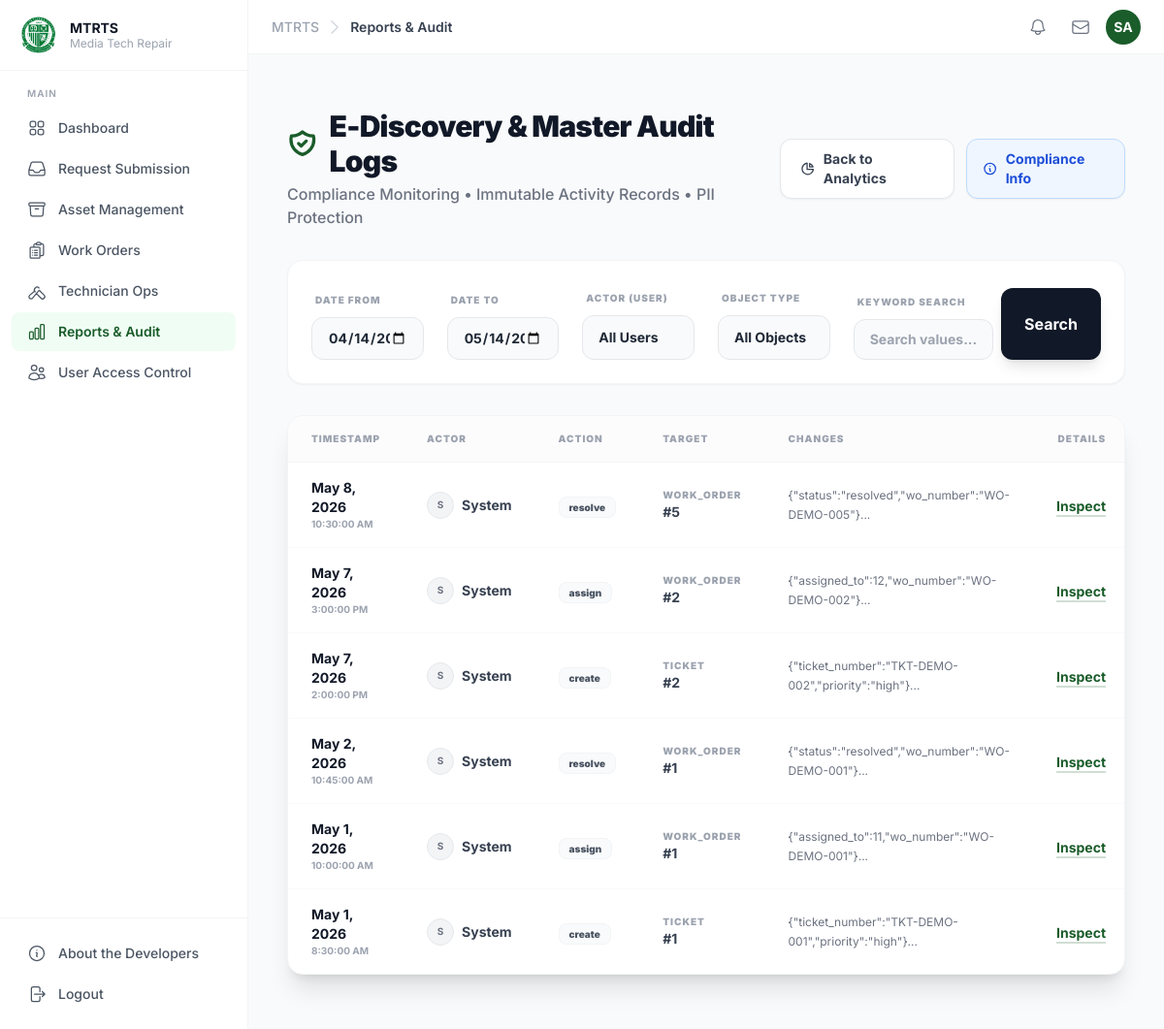
The app's page /modules/reports/audit.php (signed in) with its own data.
### tables this page shows
CREATE TABLE audit_log (
  log_id      BIGINT        PRIMARY KEY AUTO_INCREMENT,
  user_id     INT           NULL,
  action      VARCHAR(50)   NOT NULL,
  object_type VARCHAR(50)   NOT NULL,
  object_id   INT           NULL,
  old_values  JSON          NULL,
  new_values  JSON          NULL,
  ip_address  VARCHAR(45)   NULL,
  user_agent  VARCHAR(500)  NULL,
  created_at  DATETIME      NOT NULL DEFAULT CURRENT_TIMESTAMP,

  FOREIGN KEY (user_id) REFERENCES users(user_id)
);

### modules/reports/audit.php (called while the page is built, shortened)
<?php
require_once __DIR__ . '/../../config/db.php';
require_once __DIR__ . '/scope.php';
$f = [
    'user_id'     => $_GET['user_id']     ?? '',
    'object_type' => $_GET['object_type'] ?? '',
    'date_from'   => $_GET['date_from']   ?? date('Y-m-d', strtotime('-30 days')),
    'date_to'     => $_GET['date_to']     ?? date('Y-m-d'),
    'q'           => $_GET['q']           ?? '',
];
$page = (int)($_GET['page'] ?? 1);
$per  = 50;
$viewer_id   = (int)$_SESSION['user_id'];
$viewer_role = (int)$_SESSION['role_id'];
$scope = resolve_report_scope($pdo, $viewer_id, $viewer_role, [
    'department_id' => $_GET['department_id'] ?? null,
    'building'      => $_GET['building']      ?? null,
]);
$logs = get_audit_logs($pdo, $f, $page, $per, $scope, $viewer_id);
require __DIR__ . '/audit.view.php';
require_once __DIR__ . '/../../includes/footer.php';

### modules/reports/scope.php (called while the page is built, shortened)
<?php
function resolve_report_scope(PDO $pdo, int $user_id, int $role_id, array $f): array {
    $scope = [];
    if (in_array($role_id, [1, 8], true)) {
        return $scope;
    }
    $scope['assigned_to'] = $user_id;
    return $scope;
}

### modules/reports/functions.php (called while the page is built, shortened)
<?php
require_once __DIR__ . '/scope.php';
function get_audit_logs(PDO $pdo, array $f = [], int $page = 1, int $per = 20, array $scope = [], ?int $viewer_id = null): array {
    $where = ["1=1"];
    $params = [];
    if (!empty($f['date_from'])) {
        $where[] = "l.created_at >= ?";
        $params[] = $f['date_from'] . ' 00:00:00';
    }
    if (!empty($f['date_to'])) {
        $where[] = "l.created_at <= ?";
        $params[] = $f['date_to'] . ' 23:59:59';
    }
    _audit_rls_clause($scope, $viewer_id, $where, $params);
    $where_str = implode(" AND ", $where);
    $offset = ($page - 1) * $per;
    $stmt = $pdo->prepare("
        SELECT l.*, u.full_name as user_name
        FROM audit_log l
        LEFT JOIN users u ON l.user_id = u.user_id
        WHERE $where_str
        ORDER BY l.created_at DESC
        LIMIT $per OFFSET $offset
    ");
    $stmt->execute($params);
    $logs = $stmt->fetchAll(PDO::FETCH_ASSOC);
    $bypass_pii = isset($_SESSION['role_id']) && in_array((int)$_SESSION['role_id'], [1, 8], true);
    return $logs;
}

### modules/reports/audit.view.php (the view, shortened to what this page needs)
<div class="max-w-[1600px] mx-auto px-4 py-8">
    <div class="flex justify-between items-center mb-8">
        <div>
            <h1 class="text-3xl font-black text-gray-900 tracking-tight flex items-center gap-3">
                E-Discovery & Master Audit Logs
            </h1>
            <p class="text-gray-500 mt-1 font-medium">Compliance Monitoring • Immutable Activity Records • PII Protection</p>
        </div>
        <div class="flex gap-3">
            <a href="<?= BASE_URL ?>modules/reports/index.php" class="bg-white border border-gray-200 text-gray-700 hover:bg-gray-50 px-5 py-2.5 rounded-xl text-sm font-bold flex items-center gap-2 shadow-sm transition-all hover:shadow-md">
                Back to Analytics
            </a>
            <div class="relative group/tooltip">
                <div class="bg-blue-50 text-blue-700 border border-blue-200 px-4 py-2.5 rounded-xl text-sm font-bold flex items-center gap-2 cursor-help shadow-sm">
                    <svg class="w-4 h-4" fill="none" stroke="currentColor" viewBox="0 0 24 24"><path stroke-linecap="round" stroke-linejoin="round" stroke-width="2" d="M13 16h-1v-4h-1m1-4h.01M21 12a9 9 0 11-18 0 9 9 0 0118 0z"></path></svg>
                    Compliance Info
                </div>
            </div>
        </div>
    </div>
    <div class="bg-white rounded-2xl shadow-sm border border-gray-100 p-6 mb-8">
        <form method="GET" class="grid grid-cols-1 md:grid-cols-4 lg:grid-cols-6 gap-6 items-end">
            <div class="space-y-2">
                <label class="text-[10px] font-black text-gray-400 uppercase tracking-widest ml-1">Date From</label>
                <input type="date" name="date_from" value="<?= $f['date_from'] ?>" class="w-full bg-gray-50 border border-gray-200 rounded-xl px-4 py-2.5 text-sm font-bold focus:ring-2 focus:ring-[#1a5c2a] outline-none">
            </div>
            <div class="space-y-2">
                <label class="text-[10px] font-black text-gray-400 uppercase tracking-widest ml-1">Date To</label>
                <input type="date" name="date_to" value="<?= $f['date_to'] ?>" class="w-full bg-gray-50 border border-gray-200 rounded-xl px-4 py-2.5 text-sm font-bold focus:ring-2 focus:ring-[#1a5c2a] outline-none">
            </div>
            <div class="space-y-2">
                <label class="text-[10px] font-black text-gray-400 uppercase tracking-widest ml-1">Actor (User)</label>
                <select name="user_id" class="w-full bg-gray-50 border border-gray-200 rounded-xl px-4 py-3 text-sm font-bold focus:ring-2 focus:ring-[#1a5c2a] outline-none appearance-none">
                    <option value="">All Users</option>
                </select>
            </div>
            <div class="space-y-2">
                <label class="text-[10px] font-black text-gray-400 uppercase tracking-widest ml-1">Object Type</label>
                <select name="object_type" class="w-full bg-gray-50 border border-gray-200 rounded-xl px-4 py-3 text-sm font-bold focus:ring-2 focus:ring-[#1a5c2a] outline-none appearance-none">
                    <option value="">All Objects</option>
                </select>
            </div>
            <div class="lg:col-span-2 flex gap-2">
                <div class="flex-1 space-y-2">
                    <label class="text-[10px] font-black text-gray-400 uppercase tracking-widest ml-1">Keyword Search</label>
                    <input type="text" name="q" value="<?= htmlspecialchars($f['q']) ?>" placeholder="Search values..." class="w-full bg-gray-50 border border-gray-200 rounded-xl px-4 py-2.5 text-sm font-bold focus:ring-2 focus:ring-[#1a5c2a] outline-none">
                </div>
                <button type="submit" class="bg-gray-900 text-white px-6 py-2.5 rounded-xl font-bold hover:bg-black transition-all shadow-lg hover:-translate-y-0.5">
                    Search
                </button>
            </div>
        </form>
    </div>
    <div class="bg-white rounded-2xl shadow-xl border border-gray-100 overflow-hidden">
        <div class="overflow-x-auto">
            <table class="w-full text-left border-collapse">
                <thead>
                    <tr class="bg-gray-50/50 border-b border-gray-100">
                        <th class="px-6 py-4 text-[10px] font-black text-gray-400 uppercase tracking-widest">Timestamp</th>
                        <th class="px-6 py-4 text-[10px] font-black text-gray-400 uppercase tracking-widest">Actor</th>
                        <th class="px-6 py-4 text-[10px] font-black text-gray-400 uppercase tracking-widest">Action</th>
                        <th class="px-6 py-4 text-[10px] font-black text-gray-400 uppercase tracking-widest">Target</th>
                        <th class="px-6 py-4 text-[10px] font-black text-gray-400 uppercase tracking-widest">Changes</th>
                        <th class="px-6 py-4 text-[10px] font-black text-gray-400 uppercase tracking-widest text-right">Details</th>
                    </tr>
                </thead>
                <tbody class="divide-y divide-gray-50">
                    <?php foreach ($logs as $log): ?>
                        <tr class="hover:bg-gray-50/50 transition-colors">
                            <td class="px-6 py-4">
                                <p class="text-sm font-bold text-gray-900"><?= date('M j, Y', strtotime($log['created_at'])) ?></p>
                                <p class="text-[10px] text-gray-400 font-bold"><?= date('g:i:s A', strtotime($log['created_at'])) ?></p>
                            </td>
                            <td class="px-6 py-4">
                                <div class="flex items-center gap-2">
                                    <div class="w-7 h-7 rounded-full bg-gray-100 border border-gray-200 flex items-center justify-center text-[10px] font-bold text-gray-500">
                                        <?= substr($log['user_name'] ?? 'SYS', 0, 1) ?>
                                    </div>
                                    <span class="text-sm font-bold text-gray-700"><?= htmlspecialchars($log['user_name'] ?? 'System') ?></span>
                                </div>
                            </td>
                            <td class="px-6 py-4">
                                <?php
                                    $action_cls = match($log['action']) {
                                        'CREATE'   => 'bg-green-50 text-green-700 border-green-100',
                                        'UPDATE'   => 'bg-blue-50 text-blue-700 border-blue-100',
                                        'DELETE'   => 'bg-red-50 text-red-700 border-red-100',
                                        'USE_PART' => 'bg-purple-50 text-purple-700 border-purple-100',
                                        default    => 'bg-gray-50 text-gray-600 border-gray-100'
                                    };
                                ?>
                                <span class="px-2.5 py-1 rounded-lg text-[10px] font-black border <?= $action_cls ?>">
                                    <?= $log['action'] ?>
                                </span>
                            </td>
                            <td class="px-6 py-4">
                                <div class="flex flex-col">
                                    <span class="text-[10px] font-black text-gray-400 uppercase tracking-widest"><?= $log['object_type'] ?></span>
                                    <span class="text-sm font-bold text-gray-700">#<?= $log['object_id'] ?></span>
                                </div>
                            </td>
                            <td class="px-6 py-4 max-w-xs">
                                <div class="text-xs text-gray-500 line-clamp-2 leading-relaxed">
                                    <?php if ($log['new_values']): ?>
                                        <?= htmlspecialchars(substr($log['new_values'], 0, 100)) ?>...
                                    <?php else: ?>
                                        <span class="italic text-gray-300">No data payload</span>
                                    <?php endif; ?>
                                </div>
                            </td>
                            <td class="px-6 py-4 text-right">
                                <button onclick="viewLogDetails(<?= htmlspecialchars(json_encode($log)) ?>)" class="text-[#1a5c2a] hover:text-black font-bold text-sm underline underline-offset-4 decoration-2 decoration-[#1a5c2a]/20">Inspect</button>
                            </td>
                        </tr>
                    <?php endforeach; ?>
                </tbody>
            </table>
        </div>
    </div>
</div>

### public/assets/css/typography.css (style rules this page uses)
*, *::before, *::after { font-family: 'Inter', ui-sans-serif, system-ui, -apple-system, sans-serif; }

### records on screen
audit_log: created_at "May 8, 2026", created_at "10:30:00 AM", user_name "S", user_name "System", action "resolve", object_type "WORK_ORDER", object "5", new_values "{\"status\":\"resolved\",\"wo_number\":\"WO-DEMO-005\"}"
audit_log: created_at "May 7, 2026", created_at "3:00:00 PM", user_name "S", user_name "System", action "assign", object_type "WORK_ORDER", object "2", new_values "{\"assigned_to\":12,\"wo_number\":\"WO-DEMO-002\"}"
audit_log: created_at "May 7, 2026", created_at "2:00:00 PM", user_name "S", user_name "System", action "create", object_type "TICKET", object "2", new_values "{\"ticket_number\":\"TKT-DEMO-002\",\"priority\":\"high\"}"
audit_log: created_at "May 2, 2026", created_at "10:45:00 AM", user_name "S", user_name "System", action "resolve", object_type "WORK_ORDER", object "1", new_values "{\"status\":\"resolved\",\"wo_number\":\"WO-DEMO-001\"}"
audit_log: created_at "May 1, 2026", created_at "10:00:00 AM", user_name "S", user_name "System", action "assign", object_type "WORK_ORDER", object "1", new_values "{\"assigned_to\":11,\"wo_number\":\"WO-DEMO-001\"}"
audit_log: created_at "May 1, 2026", created_at "8:30:00 AM", user_name "S", user_name "System", action "create", object_type "TICKET", object "1", new_values "{\"ticket_number\":\"TKT-DEMO-001\",\"priority\":\"high\"}"

### other values on screen
$label "Request Submission"
$label "Asset Management"
$label "Work Orders"
$label "Technician Ops"
$label "Reports & Audit"
$label "User Access Control"
$page_title "Reports & Audit"
$initials "SA"
